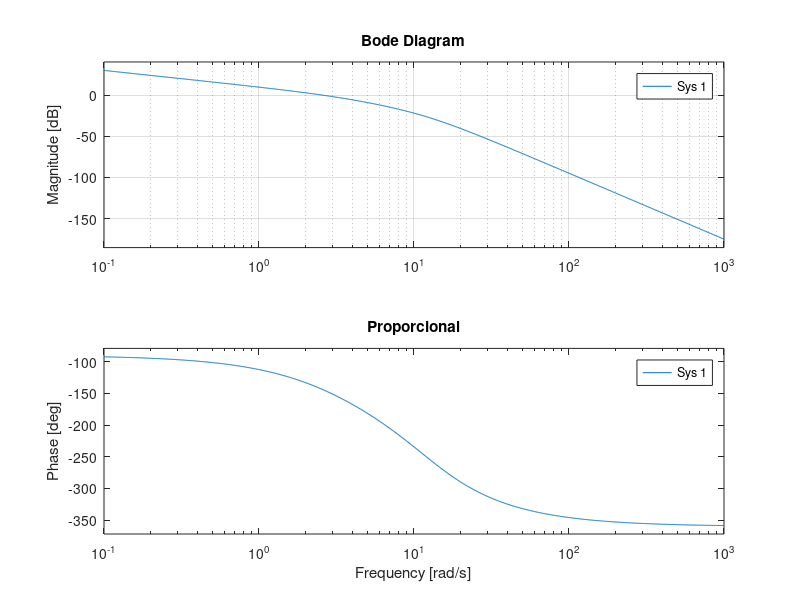
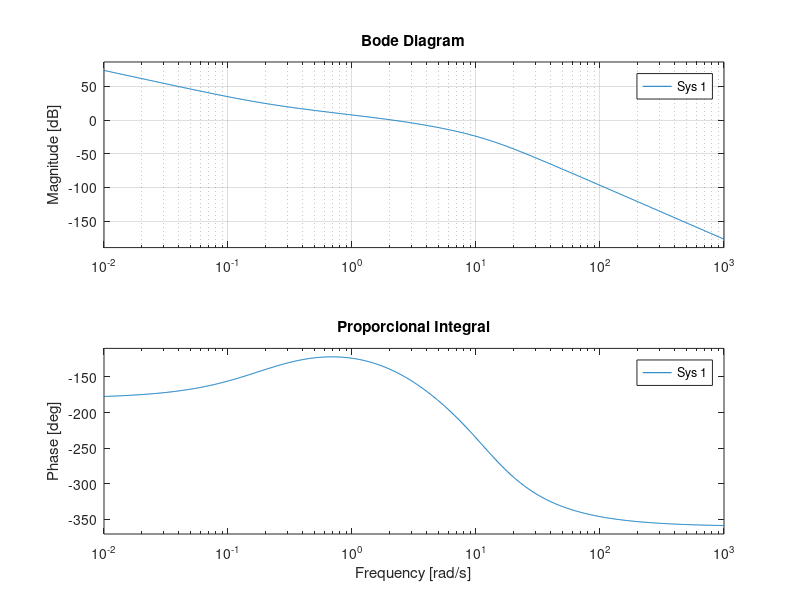
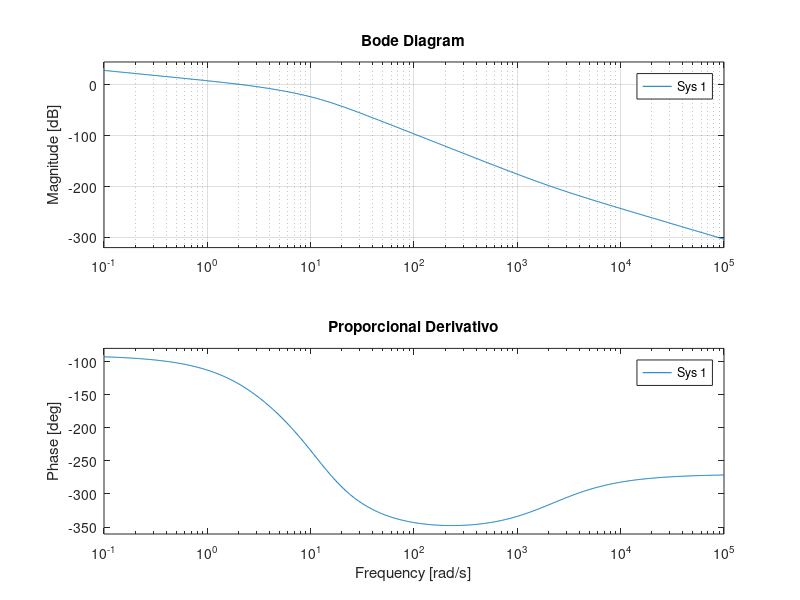

These charts were generated, in order, by the following MATLAB code: (Note: this script raises an error after producing the figures.)
clc; close all; clear vars;

Ts = 0.02;
s = tf('s');

P = (569.88) * (1/s) * (1/(s+3.81)) * (1/(s^2 + 20.74*s + 154.5));

%Controlador proporcional
Cp = 3.2;

%Bode
figure;
bode(Cp*P);
grid();
title("Proporcional")


%Paso a digital
Cdp = c2d(tf(Cp), Ts, 'tustin');


%% Control proporcional integral
Cpi = pid(2.5, 0.5, 0);

%Bode
figure;
bode(Cpi*P);
grid();
title("Proporcional Integral")

%Paso a digital
Cdpi = c2d(tf(Cpi), Ts, 'tustin');

%% Control proporcional derivativo
Cpd = pid(2.6, 0, 0.0012);

%Bode
figure;
bode(Cpd*P);
grid();
title("Proporcional Derivativo")

%Paso a digital
Cdpd = c2d(tf(Cpd), Ts, 'tustin');


%% Graficos
muestras = 400;
t = 0:Ts:(muestras-1)*Ts;

%Proporcional
figure();
plot(t, -step_prop(1:muestras))
hold
plot(t, step_prop_sim(1:muestras))
title("Escalon 0.1 proporcional");
grid;
legend("Planta real", "Simulink")
xlabel("Tiempo[s]")
ylabel("Posicion [m]")

muestras = 400;
t = 0:Ts:(muestras-1)*Ts;

figure();
plot(t, impulso_prop(1:muestras))
hold
plot(t, impulso_prop_sim(1:muestras))
title("Impulso 0.05 proporcional");
legend("Planta real", "Simulink")
grid;
xlabel("Tiempo[s]")
ylabel("Posicion [m]")

%Proporcional integral
muestras = 700;
t = 0:Ts:(muestras-1)*Ts;

figure();
plot(t, -step_pi(1:muestras))
hold
plot(t, step_pi_sim(1:muestras))
title("Escalon 0.1 proporcional integral");
legend("Planta real", "Simulink")
grid;
xlabel("Tiempo[s]")
ylabel("Posicion [m]")

%Proporcional Derivativo
muestras = 500;
t = 0:Ts:(muestras-1)*Ts;

figure();
plot(t, -step_pd(1:muestras))
hold
plot(t, step_pd_sim(1:muestras))
title("Escalon 0.1 proporcional derivativo");
grid;
legend("Planta real", "Simulink")
xlabel("Tiempo[s]")
ylabel("Posicion [m]")
muestras = 500;
t = 0:Ts:(muestras-1)*Ts;

figure();
plot(t, impulso_pd(1:muestras))
hold
plot(t, impulso_pd_sim(1:muestras))
title("Impulso 0.05 proporcional derivativo");
legend("Planta real", "Simulink")
grid;
xlabel("Tiempo[s]")
ylabel("Posicion [m]")
